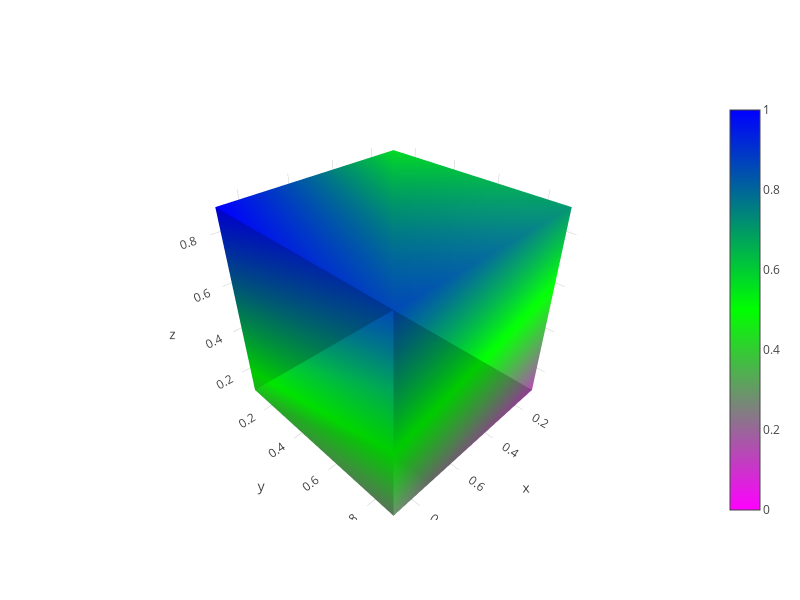

Here is the notebook cell this chart was saved with:
### Code cell
sz = 0.5 ** (1/3)
start = (1-sz)/2
end = start + sz
print(start)
print(end)
data = [
    Mesh3d(
        x = [start, start, end, end, start, start, end, end],
        y = [start, end, end, start, start, end, end, start],
        z = [start, start, start, start, end, end, end, end],
        colorscale = [[0, 'rgb(255, 0, 255)'],
                    [0.5, 'rgb(0, 255, 0)'], 
                      [1, 'rgb(0, 0, 255)']],
        intensity = [0, 0.142857142857143, 0.285714285714286, 
                     0.428571428571429, 0.571428571428571, 
                     0.714285714285714, 0.857142857142857, 1],
        i = [7, 0, 0, 0, 4, 4, 6, 6, 4, 0, 3, 2],
        j = [3, 4, 1, 2, 5, 6, 5, 2, 0, 1, 6, 3],
        k = [0, 7, 2, 3, 6, 7, 1, 1, 5, 5, 7, 6],
        name='y',
        showscale=True
    )
]
layout = Layout(
    width=800,
    height=600,       
    xaxis=plotly.graph_objs.layout.XAxis(
        title='x',
    ),
    yaxis=plotly.graph_objs.layout.YAxis(
        title='y',
        range=[0, 1]        
    )
)
fig = Figure(data=data, layout=layout)
iplot(fig, filename='3d-mesh-cube-python')

### Figure 1 — Plotly figure (JSON) as saved in the notebook; plotly's stock layout.template omitted (floating-point values rounded to 4 significant figures)
{"data": [{"colorscale": [[0, "rgb(255, 0, 255)"], [0.5, "rgb(0, 255, 0)"], [1, "rgb(0, 0, 255)"]], "i": [7, 0, 0, 0, 4, 4, 6, 6, 4, 0, 3, 2], "intensity": [0, 0.1429, 0.2857, 0.4286, 0.5714, 0.7143, 0.8571, 1], "j": [3, 4, 1, 2, 5, 6, 5, 2, 0, 1, 6, 3], "k": [0, 7, 2, 3, 6, 7, 1, 1, 5, 5, 7, 6], "name": "y", "showscale": true, "type": "mesh3d", "uid": "f49bc3be-be76-11e8-a0fa-032da0b1ce8c", "x": [0.1031, 0.1031, 0.8969, 0.8969, 0.1031, 0.1031, 0.8969, 0.8969], "y": [0.1031, 0.8969, 0.8969, 0.1031, 0.1031, 0.8969, 0.8969, 0.1031], "z": [0.1031, 0.1031, 0.1031, 0.1031, 0.8969, 0.8969, 0.8969, 0.8969]}], "layout": {"height": 600, "width": 800, "xaxis": {"title": "x"}, "yaxis": {"range": [0, 1], "title": "y"}}}
